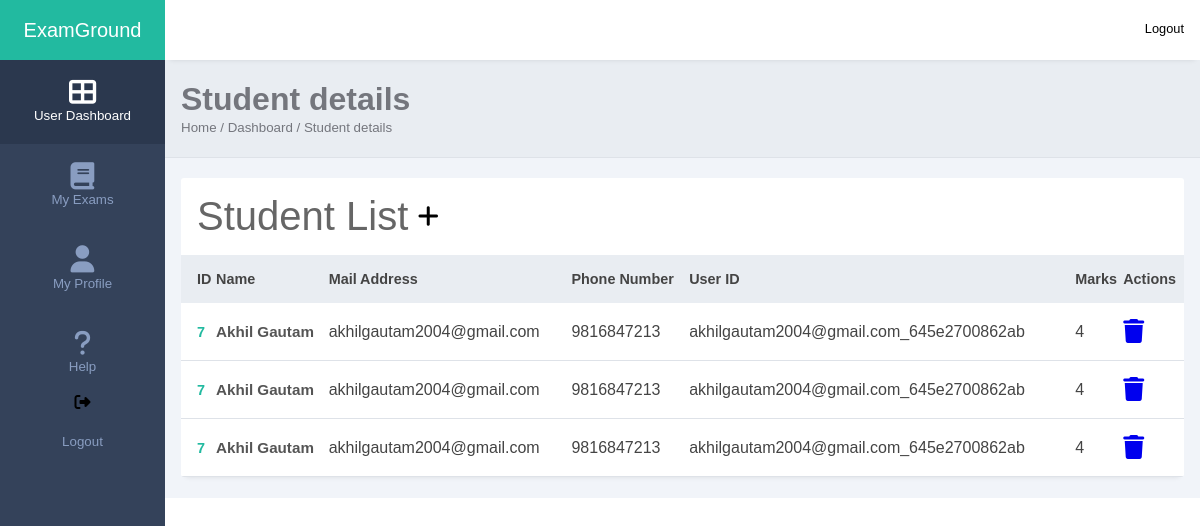
The page /Student-list.php?ExamId=2 (signed in) on the database its author committed.
### tables this page shows
CREATE TABLE `results` (
  `result_id` int NOT NULL,
  `name` varchar(50) NOT NULL,
  `email` varchar(100) NOT NULL,
  `start_time` datetime NOT NULL,
  `end_time` datetime NOT NULL,
  `duration` int NOT NULL,
  `response_time` time NOT NULL,
  `total_scores` int NOT NULL,
  `exam_id` int NOT NULL,
  `student_id` int NOT NULL
);

CREATE TABLE `students` (
  `student_id` int NOT NULL,
  `name` varchar(40) NOT NULL,
  `email` varchar(100) NOT NULL,
  `phone` bigint NOT NULL,
  `userID` varchar(100) NOT NULL,
  `pass` varchar(40) NOT NULL,
  `marks` int DEFAULT NULL,
  `AttemptTime` datetime DEFAULT NULL,
  `warnings` int NOT NULL DEFAULT '0',
  `photo` varchar(100) DEFAULT NULL,
  `video` varchar(100) DEFAULT NULL,
  `exam_id` int NOT NULL,
  `status` varchar(10) NOT NULL
);

### Student-list.php (the view, shortened to what this page needs)
<!DOCTYPE html>
<html lang="en">
<head>
    <link rel="stylesheet" href="css/dashboard.css">
    <link rel="stylesheet" href="https://maxst.icons8.com/vue-static/landings/line-awesome/line-awesome/1.3.0/css/line-awesome.min.css">
</head>
<body>
    <?php session_start();
        $exam_id = $_GET['ExamId'];
        if(isset($_SESSION['id'])){
            $servername = "localhost";
$username = "root";
$password = "Harshit2053@";
$dbname = "examweb";
$conn = new mysqli($servername, $username, $password, $dbname);
            $sql = "SELECT * FROM students where exam_id='$exam_id'";
            $result = $conn->query($sql);
            ?>
    <div class="sidebar">
        <div class="side-header">
            <h3>Ex<span>amGround</span></h3>
        </div>
            <div class="side-menu">
                <ul>
                    <li>
                       <a href="" class="active">
                            <span class="fas fa-th-large"></span>
                            <small>User Dashboard</small>
                        </a>
                    </li>
                    <li>
                       <a href="dashboard.php">
                            <span class="fa-solid fa-book"></span>
                            <small>My Exams</small>
                        </a>
                    </li>
                    <li>
                       <a href="profile.php">
                            <span class="fas fa-user"></span>
                            <small>My Profile</small>
                        </a>
                    </li>
                    <li>
                       <a href="">
                            <span class="fas fa-question"></span>
                            <small>Help</small>
                        </a>
                    </li>
                    <li>
                            <span class="fas fa-sign-out-alt"></span>
                            <a href="logout.php">
                            <small>Logout</small>
                        </a>
                    </li>
                </ul>
            </div>
        </div>
    <div class="main-content">
        <header>
            <div class="header-content">
                <div class="header-menu">
                    <div class="user">
                        <div class="bg-img" style="background-image: url(image/1.jpeg)"></div>
                        <span>Logout</span>
                    </div>
                </div>
            </div>
        </header>
        <main>
            <div class="page-header">
                <h1>Student details</h1>
                <small>Home / Dashboard / Student details</small>
            </div>
            <div class="page-content">
                <div class="records table-responsive">
                    <div class="record-header">
                        <div class="add">
                            <span>Student List</span>
                            <h2 id="AddExam"><i class="fa-solid fa-plus"></i></h2>
                        </div>
                    </div>
                    <div id="Exams">
                        <table width="100%">
                            <thead>
                                <tr>
                                    <th>ID</th>
                                    <th><span class="las la-sort"></span> Name</th>
                                    <th><span class="las la-sort"></span> Mail Address</th>
                                    <th><span class="las la-sort"></span> Phone Number</th>
                                    <th><span class="las la-sort"></span> User ID</th>
                                    <th><span class="las la-sort"></span> Marks</th>
                                    <th><span class="las la-sort"></span> Actions</th>
                                </tr>
                            </thead>
                            <tbody><?php
                            if ($result->num_rows > 0) {
		while($row = $result->fetch_assoc()) {
            $sql = "SELECT * FROM results where student_id='$row[student_id]'";
            $result2 = $conn->query($sql);
            if ($result->num_rows > 0) {
                while($row2 = $result2->fetch_assoc()) {
	?>
                                <tr>
                                    <td><?php echo $row['student_id']?></td>
                                    <td>
                                        <div class="Exam-title">
                                            <div class="Exam-title-info">
                                                <h4><?php echo $row['name']?></h4>
                                            </div>
                                        </div>
                                    </td>
                                    <td>
                                    <?php echo $row['email']?>
                                    </td>
                                    <td>
                                    <?php echo $row['phone']?>
                                    </td>
                                    <td>
                                    <?php echo $row['userID']?>
                                    </td>
                                    <td>
                                    <?php echo $row2['total_scores']?>
                                    </td>
                                    <td>
                                        <div class="actions">
                                        <a href="deletestudent.php?student_id=<?php echo $row['student_id']?>"> <span class="fa-solid fa-trash"></span></a>
                                        </div>
                                    </td>
                                </tr>
                                <?php
                  		}}      		}
	?>
                            </tbody>
                        </table>
                        <?php
	} else {
			echo "0 results";
	}
?>
                    </div>
              </div>
            </div>
        </main>
    </div>
    <?php }
    else {
        header("Location: login.php");
    } ?>
</body>
</html>

### css/dashboard.css (style rules this page uses)
:root { --main-color: #22BAA0; --color-dark: #34425A; --text-grey: #B0B0B0; }
* { margin: 0; padding: 0; text-decoration: none; list-style-type: none; box-sizing: border-box; font-family: 'Merriweather', sans-serif; }
.sidebar { position: fixed; height: 100%; width: 165px; left: 0; bottom: 0; top: 0; z-index: 100; background: var(--color-dark); transition: left 300ms; }
.side-header { box-shadow: 0px 5px 5px -5px rgb(0 0 0 /10%); background: var(--main-color); height: 60px; display: flex; justify-content: center; align-items: center; }
.side-header h3, side-head span { color: #fff; font-weight: 300; font-size: 1.25em; }
.bg-img { background-repeat: no-repeat; background-size: cover; border-radius: 50%; background-size: cover; }
.side-menu ul { text-align: center; }
.side-menu a { display: block; padding: 1.2rem 0rem; }
.side-menu a.active { background: #2B384E; }
.side-menu a.active span, .side-menu a.active small { color: #fff; }
.side-menu a span { display: block; text-align: center; font-size: 1.7rem; }
.side-menu a span, .side-menu a small { color: #899DC1; }
.main-content { margin-left: 165px; width: calc(100% - 165px); transition: margin-left 300ms; }
header { position: fixed; right: 0; top: 0; left: 165px; z-index: 100; height: 60px; box-shadow: 0px 5px 5px -5px rgb(0 0 0 /10%); background: #fff; transition: left 300ms; }
.header-content, .header-menu { display: flex; align-items: center; }
.header-content { justify-content: space-between; padding: 0rem 1rem; }
.header-menu { justify-content: flex-end; padding-top: .5rem; }
.user { display: flex; align-items: center; }
.user div, .client-img { height: 40px; width: 40px; margin-right: 1rem; }
.user span:last-child { display: inline-block; margin-left: .3rem; font-size: .8rem; }
main { margin-top: 60px; }
.page-header { padding: 1.3rem 1rem; background: #E9edf2; border-bottom: 1px solid #dee2e8; }
.page-header h1, .page-header small { color: #74767d; }
.page-content { padding: 1.3rem 1rem; background: #f1f4f9; }
.records { box-shadow: 0px 5px 5px -5px rgb(0 0 0 / 10%); background: #fff; border-radius: 3px; }
.record-header { padding: 1rem; display: flex; justify-content: space-between; align-items: center; }
.add, .browse { display: flex; align-items: center; }
.add span { display: inline-block; margin-right: .6rem; font-size: 2.5rem; color: #666; }
.table-responsive { width: 100%; overflow: auto; }
table { border-collapse: collapse; }
table thead tr { background: #e9edf2; }
table thead th { padding: 1rem 0rem; text-align: left; color: #444; font-size: .9rem; }
table thead th:first-child { padding-left: 1rem; }
table tbody td { padding: 1rem 0rem; color: #444; }
table tbody td:first-child { padding-left: 1rem; color: var(--main-color); font-weight: 600; font-size: .9rem; }
table tbody tr { border-bottom: 1px solid #dee2e8; }
.Exam-title { display: flex; align-items: center; }
.Exam-title-info h4 { color: #555; font-size: .95rem; }
.actions span { display: inline-block; font-size: 1.5rem; margin-right: .5rem; }
h3 { font-size: 1.75em; }
a { text-decoration: none; }

### rows shown on the page
results: student.student_id "7", student.name "Akhil Gautam", student.email "akhilgautam2004@gmail.com", student.phone "9816847213", student.userID "akhilgautam2004@gmail.com_645e2700862ab", total_scores "4"
results: student.student_id "7", student.name "Akhil Gautam", student.email "akhilgautam2004@gmail.com", student.phone "9816847213", student.userID "akhilgautam2004@gmail.com_645e2700862ab", total_scores "4"
results: student.student_id "7", student.name "Akhil Gautam", student.email "akhilgautam2004@gmail.com", student.phone "9816847213", student.userID "akhilgautam2004@gmail.com_645e2700862ab", total_scores "4"
